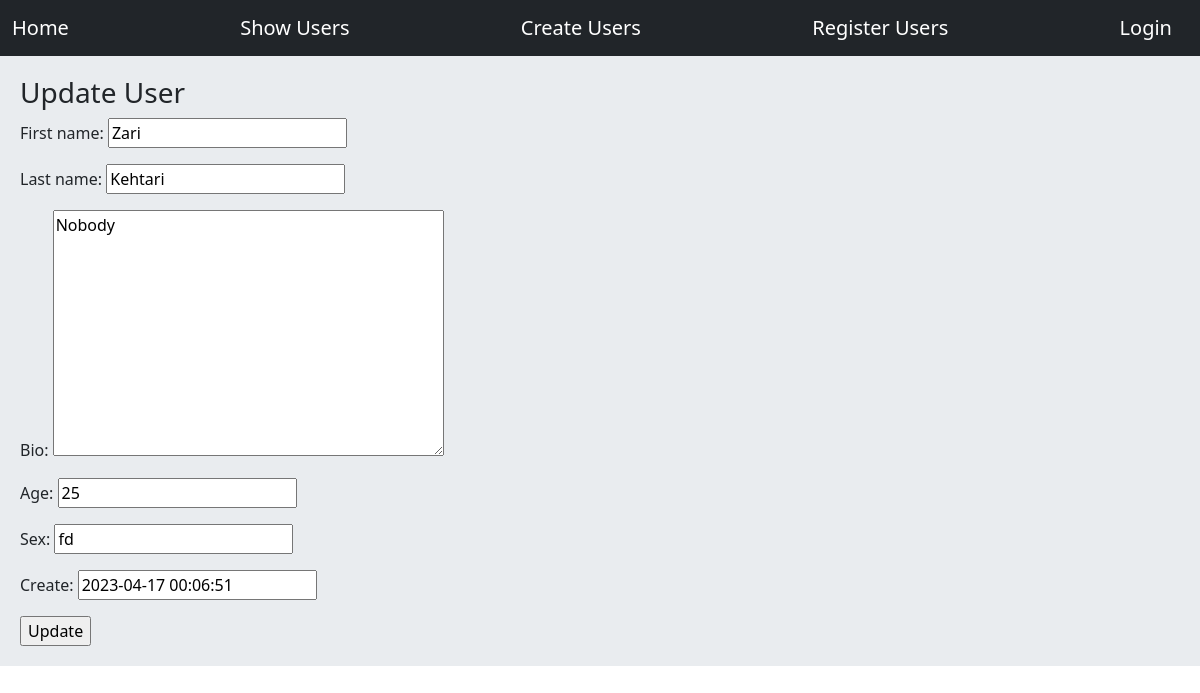
Screenshot of /usrs/update/5/ with the database file from the repository.
### users/models.py (models this page shows)
class User(models.Model):
    first_name = models.CharField(max_length=50)
    last_name = models.CharField(max_length=50)
    bio = models.TextField()
    age = models.IntegerField()
    sex = models.CharField(max_length=1, null=True)
    create = models.DateTimeField()

### users/views.py (the view)
# urls.py: path('update/<int:user_id>/', views.update , name='update')
def update(request, user_id):
    user = User.objects.get(id=user_id)
    if request.method == 'POST':
        form = UpdateUserForm(request.POST, instance=user)
        if form.is_valid():
            form.save()
            messages.success(request, f'{user.first_name} infos updated', 'success')
            return redirect('users')
    else:
        form = UpdateUserForm(instance=user)
    return render(request, 'update.html', {'form': form})

### users/forms.py
class UpdateUserForm(ModelForm):
    class Meta:
        model = User
        fields = [
            'first_name', 'last_name', 'bio', 'age', 'sex', 'create'
        ]

### templates/update.html (shortened to what this page needs)
{% extends 'base.html' %}
{% block content %}
<h3>Update User</h3>
    <form action="" method="post" novalidate>
        {{ form.as_p }}
        <input type="submit" value="Update">
    </form>
{% endblock %}

### rows the page displays
User: first_name "Zari", last_name "Kehtari", bio "Nobody", age "25", sex "fd", create "2023-04-17 00:06:51"
